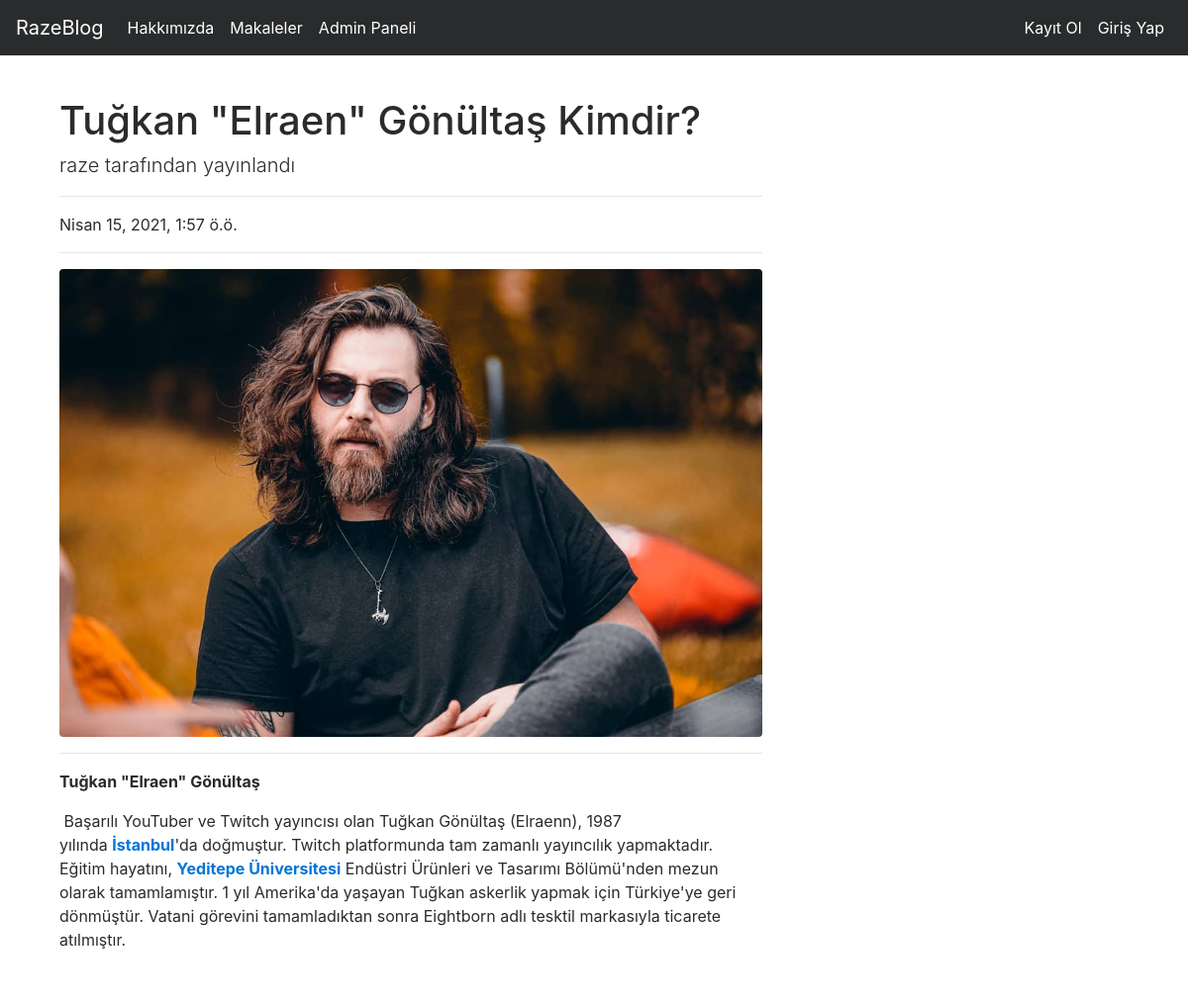
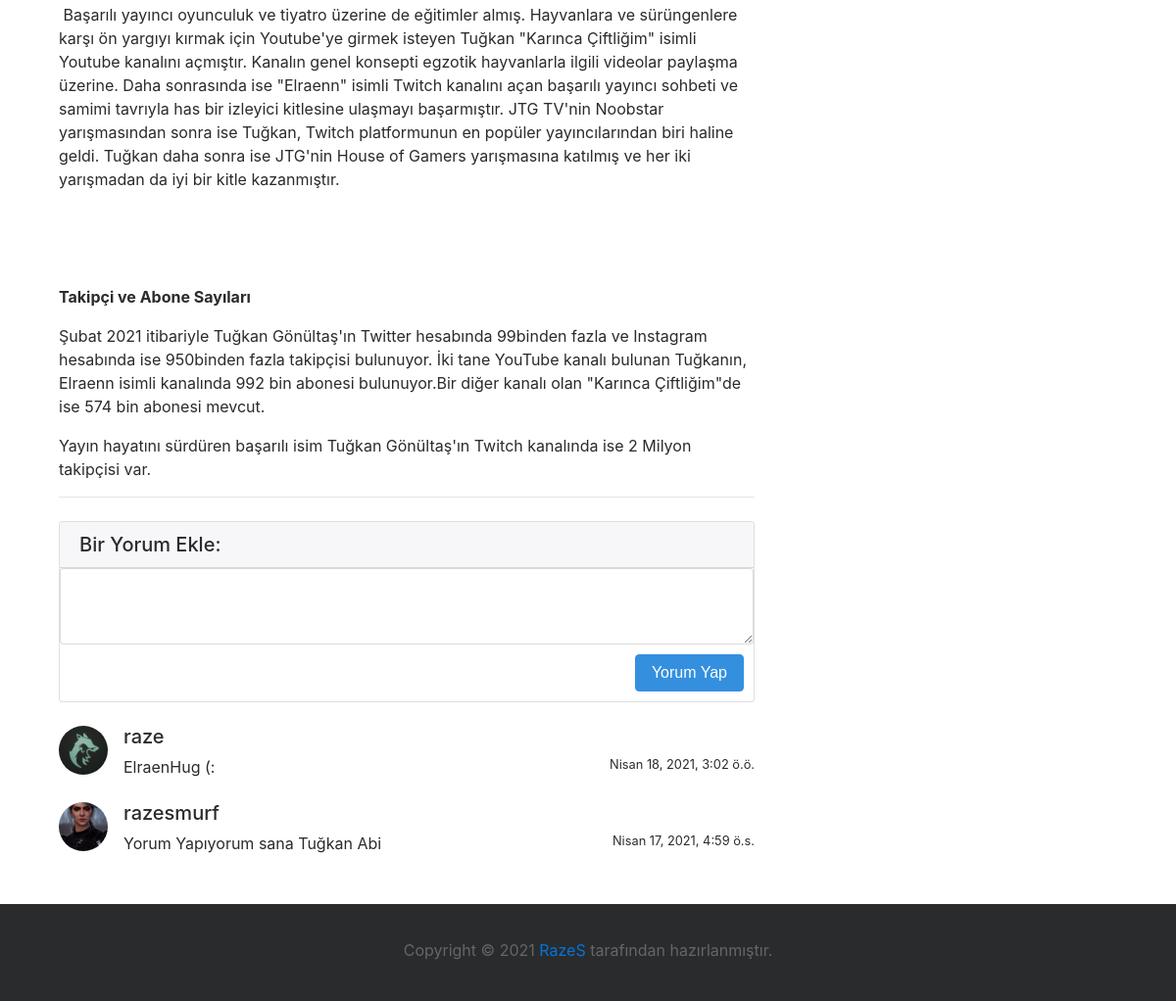
/articles/article/15, run on the app's committed database (2 pictures, top to bottom).
### article/models.py (models this page shows, shortened)
class Article(models.Model):
    author = models.ForeignKey("auth.User", on_delete=models.CASCADE,verbose_name="Yazar")
    title = models.CharField(max_length=32,verbose_name="Başlık")
    content = RichTextField()
    image = models.FileField(blank = True,null = True,verbose_name="Resim Ekle")
    created_date = models.DateTimeField(auto_now_add=True,verbose_name="Oluşturulma Tarihi")
    class Meta():
        ordering = ["-created_date"]

class Comment(models.Model):
    article = models.ForeignKey(Article,verbose_name=("Makale"),on_delete=models.CASCADE,related_name="comments")
    comment_author = models.CharField(max_length = 50,verbose_name = "İsim")
    comment_content = models.CharField(max_length=200, verbose_name="Yorum")
    comment_author_image_url = models.CharField(blank=True, null=True,max_length=800)
    comment_date = models.DateTimeField(auto_now_add=True)
    class Meta():
        ordering = ["-comment_date"]

### article/views.py (the view)
# urls.py: path('article/<int:id>',views.detail,name = "detail"),
def detail(request,id):
    article = get_object_or_404(Article,id = id)
    comments = article.comments.all()
    for comment in comments:
        user = userInfo.objects.get(username = comment.comment_author)
        comment.comment_author_image_url = user.profile_image.url
        comment.save()
        print(comment.comment_author_image_url)
    if request.user.is_authenticated:
        user_info = request.user.userinfo
        context = {
            "article" : article,
            "comments" : comments,
            "user_info" : user_info
        }
    else:
        context = {
            "article" : article,
            "comments" : comments,
        }
    return render(request,"detail.html",context)

### templates/detail.html (shortened to what this page needs)
{% extends "layout.html" %}
{% block body %}
      <div class="col-lg-8">
        <h1 class="mt-4">{{article.title}}</h1>
        <p class="lead">
          {{article.author}} tarafından yayınlandı
        </p>
        <hr>
        <p>{{article.created_date}}</p>
        {% if article.image %}
          <hr>
          <img class="img-fluid rounded" src="{{article.image.url}}" alt="">
        {% endif %}
        <hr>
        <p class="lead">{{article.content|safe}}</p>
        <hr>
        <div class="card my-4">
          <h5 class="card-header">Bir Yorum Ekle:</h5>
          <div class="card-body">
            <form method="POST" action="{% url 'article:comment' article.id %}">
              <div class="form-group">
                <textarea class="form-control" name = "comment_content" rows="3"></textarea>
              </div>
              <button type="submit" style="float: right;opacity: 0.8;margin:10px;margin-top:-6px" class="btn btn-primary">Yorum Yap</button>
            </form>
          </div>
        </div>
        {% if comments %}
        {% for comment in comments %}
          <div class="media mb-4">
            <img class="d-flex mr-3 rounded-circle" src="{{comment.comment_author_image_url}}" alt="" style="width: 50px;height: 50px">
            <div class="media-body">
              <h5 class="mt-0">{{comment.comment_author}}</h5>
              <small style="float: right;">{{comment.comment_date}}</small>
              {{comment.comment_content}}
            </div>
          </div>
        {% endfor %}
        {% else %}
        <div class="alert alert-info">
          Bu makaleye yorum yapılmamış. İlk yorum yapan siz olun.
        </div>
        {% endif %}
          </div>
        </div>
{% endblock body %}

### data on the page
Article: title "Tuğkan \"Elraen\" Gönültaş Kimdir?", author "raze", created_date "Nisan 15, 2021, 1:57 ö.ö.", image (picture), content "Tuğkan \"Elraen\" Gönültaş Başarılı YouTuber ve Twitch yayıncısı olan Tuğkan Gönültaş (Elraenn), 1987 yılında İstanbul 'da doğmuştur. Twitch platformunda tam zamanlı yayıncılık yapmaktadır. Eğitim hayatını, Yeditepe Üniversitesi Endüstri Ürünleri ve Tasarımı Bölümü'nden mezun olarak tamamlamıştır. 1 yıl Amerika'da yaşayan Tuğkan askerlik yapmak için Türkiye'ye geri dönmüştür. Vatani görevini tamamladıktan sonra Eightborn adlı tesktil markasıyla ticarete atılmıştır. Başarılı yayıncı oyunculuk ve tiyatro üzerine de eğitimler almış. Hayvanlara ve sürüngenlere karşı ön yargıyı kırmak için Youtube'ye girmek isteyen Tuğkan \"Karınca Çiftliğim\" isimli Youtube kanalını açmıştır. Kanalın genel konsepti…"
Comment: comment_author_image_url (picture), comment_author "raze", comment_date "Nisan 18, 2021, 3:02 ö.ö.", comment_content "ElraenHug (:"
Comment: comment_author_image_url (picture), comment_author "razesmurf", comment_date "Nisan 17, 2021, 4:59 ö.s.", comment_content "Yorum Yapıyorum sana Tuğkan Abi"
